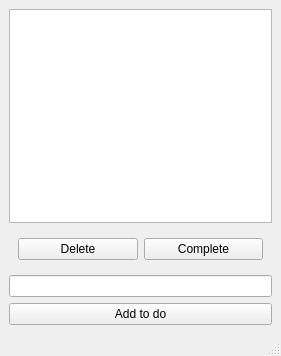
<?xml version="1.0" encoding="UTF-8"?>
<ui version="4.0">
 <class>QMainWindow</class>
 <widget class="QMainWindow" name="QMainWindow">
  <property name="geometry">
   <rect>
    <x>0</x>
    <y>0</y>
    <width>281</width>
    <height>356</height>
   </rect>
  </property>
  <property name="windowTitle">
   <string>To do</string>
  </property>
  <widget class="QWidget" name="centralwidget">
   <layout class="QVBoxLayout" name="verticalLayout">
    <item>
     <widget class="QListView" name="todo_view"/>
    </item>
    <item>
     <widget class="QWidget" name="widget" native="true">
      <layout class="QHBoxLayout" name="horizontalLayout">
       <item>
        <widget class="QPushButton" name="button_delete">
         <property name="text">
          <string>Delete</string>
         </property>
        </widget>
       </item>
       <item>
        <widget class="QPushButton" name="button_complete">
         <property name="text">
          <string>Complete</string>
         </property>
        </widget>
       </item>
      </layout>
     </widget>
    </item>
    <item>
     <widget class="QLineEdit" name="todo_edit"/>
    </item>
    <item>
     <widget class="QPushButton" name="button_add_todo">
      <property name="text">
       <string>Add to do</string>
      </property>
     </widget>
    </item>
   </layout>
  </widget>
  <widget class="QMenuBar" name="menubar">
   <property name="geometry">
    <rect>
     <x>0</x>
     <y>0</y>
     <width>281</width>
     <height>33</height>
    </rect>
   </property>
  </widget>
  <widget class="QStatusBar" name="statusbar"/>
 </widget>
 <resources/>
 <connections/>
</ui>
